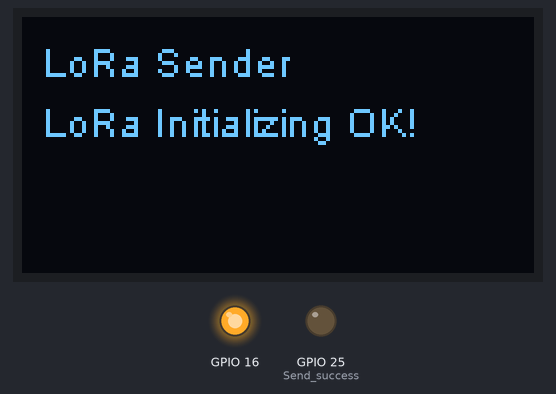
The sketch below on a simulated ESP32. Parts: 128×64 one-colour display, output pins drawn as LEDs (lit = HIGH). No radio packets arrive unless stated; what the sketch prints to the serial monitor is not drawn.

Above: at 0.2 s.
At 2.2 s:
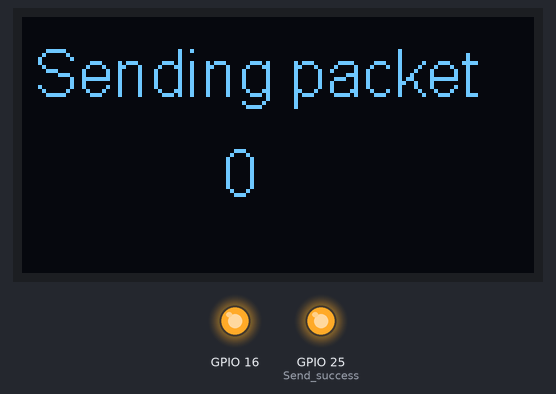
At 18.5 s:
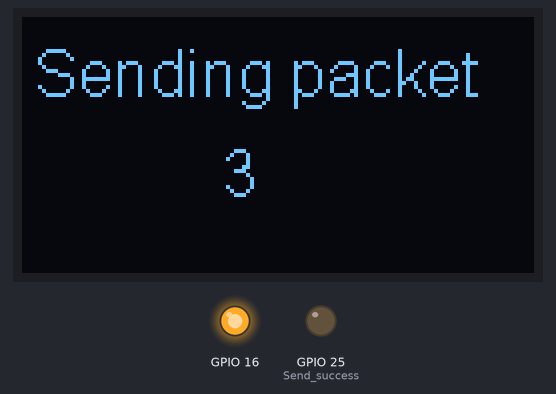
At 33.7 s:
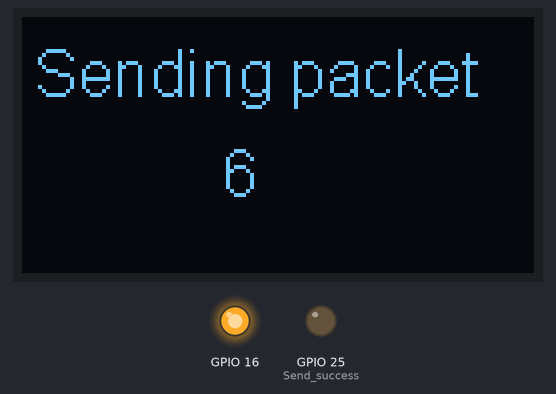
Timing chart, 0 to 40.0 s (numbered marks = the images above):
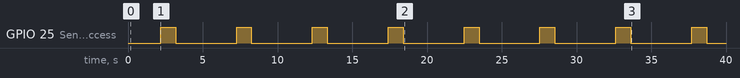

Measured:
- by itself, GPIO 25 (Send_success): alternates HIGH for 1.0 s and LOW for 4.1 s
- what the display in image 0 shows lasts 2.0 s, from 0.1 s to 2.1 s
- what the display in image 1 shows lasts 5.1 s, from 2.1 s to 7.2 s

The sketch:

LoRaSender-OLED.ino
```cpp
#include <SPI.h>
#include <LoRa.h>
#include "SSD1306.h"
#include<Arduino.h>

//OLED pins to ESP32 GPIOs via this connecthin:
//OLED_SDA -- GPIO4
//OLED_SCL -- GPIO15
//OLED_RST -- GPIO16

SSD1306  display(0x3c, 4, 15);


// WIFI_LoRa_32 ports

// GPIO5  -- SX1278's SCK
// GPIO19 -- SX1278's MISO
// GPIO27 -- SX1278's MOSI
// GPIO18 -- SX1278's CS
// GPIO14 -- SX1278's RESET
// GPIO26 -- SX1278's IRQ(Interrupt Request)

#define SS      18
#define RST     14
#define DI0     26
#define BAND    433E6  //915E6

int counter = 0;

void setup() {
  pinMode(25,OUTPUT); //Send success, LED will bright 1 second

  pinMode(16,OUTPUT);
  digitalWrite(16, LOW);    // set GPIO16 low to reset OLED
  delay(50);
  digitalWrite(16, HIGH);

  Serial.begin(115200);
  while (!Serial); //If just the the basic function, must connect to a computer

  // Initialising the UI will init the display too.
  display.init();
  display.flipScreenVertically();
  display.setFont(ArialMT_Plain_10);
  display.setTextAlignment(TEXT_ALIGN_LEFT);
  display.drawString(5,5,"LoRa Sender");
  display.display();

  SPI.begin(5,19,27,18);
  LoRa.setPins(SS,RST,DI0);
  Serial.println("LoRa Sender");
  if (!LoRa.begin(BAND)) {
    Serial.println("Starting LoRa failed!");
    while (1);
  }
  Serial.println("LoRa Initial OK!");
  display.drawString(5,20,"LoRa Initializing OK!");
  display.display();
  delay(2000);
}

void loop() {
  Serial.print("Sending packet: ");
  Serial.println(counter);

  display.clear();
  display.setFont(ArialMT_Plain_16);
  display.drawString(3, 5, "Sending packet ");
  display.drawString(50, 30, String(counter));
  display.display();

  // send packet
  LoRa.beginPacket();
  LoRa.print("Hello..");
  LoRa.print(counter);
  LoRa.endPacket();

  counter++;
  digitalWrite(25, HIGH);   // turn the LED on (HIGH is the voltage level)
  delay(1000);                       // wait for a second
  digitalWrite(25, LOW);    // turn the LED off by making the voltage LOW
  delay(1000);                       // wait for a second

  delay(3000);
}
```
